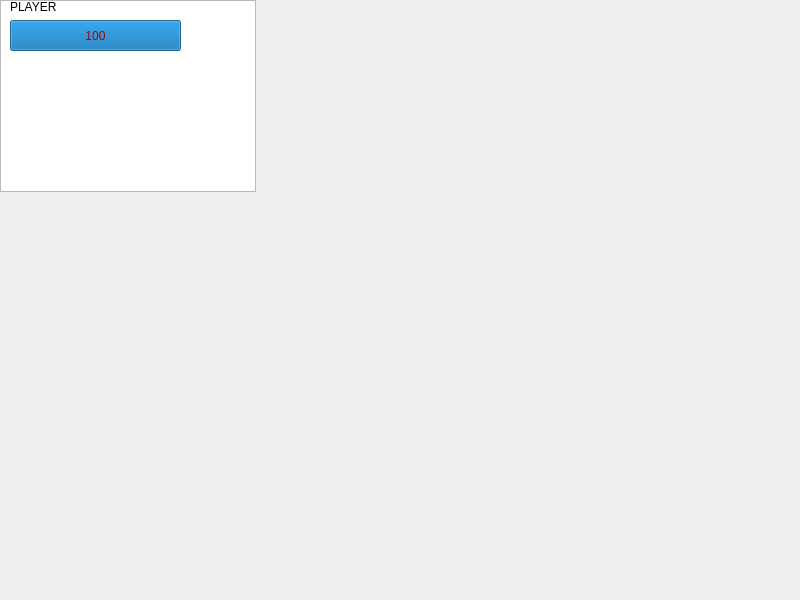
<?xml version="1.0" encoding="UTF-8"?>
<ui version="4.0">
 <class>nivel2</class>
 <widget class="QDialog" name="nivel2">
  <property name="geometry">
   <rect>
    <x>0</x>
    <y>0</y>
    <width>800</width>
    <height>600</height>
   </rect>
  </property>
  <property name="windowTitle">
   <string>Dialog</string>
  </property>
  <widget class="QGraphicsView" name="graphicsView">
   <property name="geometry">
    <rect>
     <x>0</x>
     <y>0</y>
     <width>256</width>
     <height>192</height>
    </rect>
   </property>
  </widget>
  <widget class="QLabel" name="label">
   <property name="geometry">
    <rect>
     <x>10</x>
     <y>0</y>
     <width>47</width>
     <height>13</height>
    </rect>
   </property>
   <property name="text">
    <string>PLAYER</string>
   </property>
  </widget>
  <widget class="QLabel" name="label_2">
   <property name="geometry">
    <rect>
     <x>1400</x>
     <y>100</y>
     <width>47</width>
     <height>13</height>
    </rect>
   </property>
   <property name="text">
    <string>BOSS</string>
   </property>
  </widget>
  <widget class="QProgressBar" name="vidaJugador">
   <property name="geometry">
    <rect>
     <x>10</x>
     <y>20</y>
     <width>171</width>
     <height>31</height>
    </rect>
   </property>
   <property name="styleSheet">
    <string notr="true">font: 20pt &quot;MS Shell Dlg 2&quot;;
color: rgb(170, 0, 0);</string>
   </property>
   <property name="maximum">
    <number>100</number>
   </property>
   <property name="value">
    <number>100</number>
   </property>
   <property name="format">
    <string>%p</string>
   </property>
  </widget>
  <widget class="QProgressBar" name="vida_boss">
   <property name="geometry">
    <rect>
     <x>1380</x>
     <y>90</y>
     <width>171</width>
     <height>31</height>
    </rect>
   </property>
   <property name="styleSheet">
    <string notr="true">font: 20pt &quot;MS Shell Dlg 2&quot;;
color: rgb(170, 0, 0);</string>
   </property>
   <property name="maximum">
    <number>500</number>
   </property>
   <property name="value">
    <number>500</number>
   </property>
   <property name="format">
    <string>%p</string>
   </property>
  </widget>
  <widget class="QSplitter" name="splitter">
   <property name="geometry">
    <rect>
     <x>990</x>
     <y>360</y>
     <width>151</width>
     <height>111</height>
    </rect>
   </property>
   <property name="orientation">
    <enum>Qt::Vertical</enum>
   </property>
   <widget class="QPushButton" name="GUARDAPARTIDA">
    <property name="text">
     <string>GUARDAR PARTIDA</string>
    </property>
   </widget>
   <widget class="QPushButton" name="ARDUINO">
    <property name="text">
     <string>CONECTAR ARDUINO</string>
    </property>
   </widget>
   <widget class="QPushButton" name="SALIR">
    <property name="text">
     <string>SALIR</string>
    </property>
   </widget>
   <widget class="QPushButton" name="pushButton">
    <property name="text">
     <string>SALIR DEL JUEGO</string>
    </property>
   </widget>
  </widget>
  <widget class="QLCDNumber" name="lcdNumber_3">
   <property name="geometry">
    <rect>
     <x>1250</x>
     <y>90</y>
     <width>64</width>
     <height>23</height>
    </rect>
   </property>
  </widget>
 </widget>
 <resources/>
 <connections/>
</ui>
